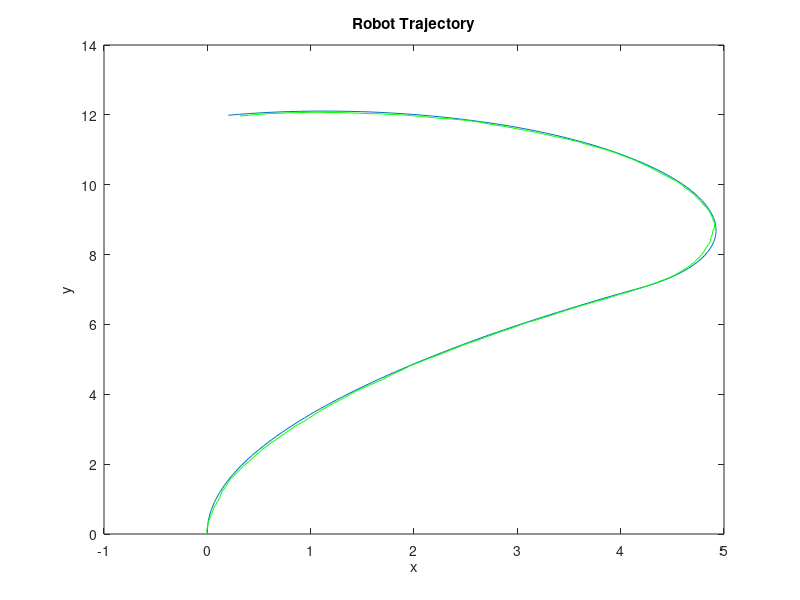
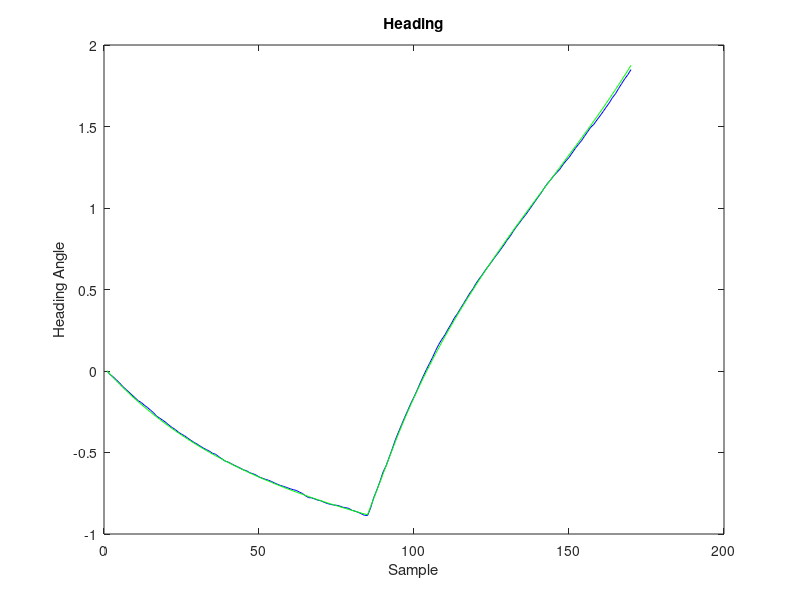

Source code (MATLAB) for these figures, in order: (Note: this script raises an error after producing the figures.)
% #########################################
% GMU 2013
% ECE Scholarly Paper
% Cesar Corzo
% Mobile Robot Filtering Solutions
% Predictive Filter Estimation
% #########################################

% Cleaning up environment
clear all force;
close all force;

% Robot Parameters
gain = 0.5;
L = 2;
v = 1; %m/s
T = 17;
delta = 0.1;
xdes = 10;
ydes = 10;

% Measurement Covariances
r = 0.004;
R = [r 0;0 r];

% Process Covariances
q = 0.0025;

% Static parameters
H = [1 0 0;0 1 0];

% Initial Conditions
w1 = 0.73;
% Randomly generate W
%A = randn(3);
%[U,ignore] = eig((A+A')/2); % (Don't really have to divide by 2)
%W = U*diag(abs(randn(3,1)))*U';
%W=w1*[0.3903 0.0012;0.0012 0.3903];
W=w1*[0.3903 0;0 0.3903];
%W = w1*W;
x(:,1) = zeros(3,1);
Pplus = R;
xest(:,1) = x(:,1);
y_sensor(:,1) = H*x(:,1) + sqrt(r)*randn(2,1);
yest(:,1) = H*xest(:,1) + sqrt(r)*randn(2,1);
xesterror(:,1) = xest(:,1) - x(:,1);
sensorerror(:,1) = y_sensor(:,1) - H*x(:,1);
Sides(1) = -atan2((ydes-x(2,1)),(xdes-x(1,1)));
angleerror(1) = Sides(1)-x(3,1);

% Predictive Filter
for k=2:T/delta
    % change trajectory
    if(xest(1,k-1) > 4)
        xdes = 0;
    end
    Sides(k-1) = -atan2((xdes-xest(1,k-1)),(ydes-xest(2,k-1)));
    % Calculate alpha
    angleerror(k-1) = Sides(k-1)-xest(3,k-1);
    if(angleerror(k-1) > 2*pi)
       angleerror(k-1) = angleerror(k-1) - 2*pi;
    elseif(angleerror(k-1) < -2*pi)
       angleerror(k-1) = angleerror(k-1) + 2*pi;
    end

    if(gain*abs(angleerror(k-1)) > pi/4)
       alpha(k-1)= (pi/4)*sign(angleerror(k-1));
    else
       alpha(k-1)= gain*(angleerror(k-1));
    end
    
    %G = delta*[0 0 -v/(L*(cos(alpha(k-1)))^2)]';
    G = delta*[1 0;0 1;0 0];
    %G = delta*[0 0 1]';
    
    % Dynamic Model
    f = [-v*sin(x(3,k-1)); v*cos(x(3,k-1)); (v/L)*tan(alpha(k-1)+ sqrt(q)*randn)];
    fest = [-v*sin(xest(3,k-1)); v*cos(xest(3,k-1)); (v/L)*tan(alpha(k-1))];
    %fest = [0; v*cos(xest(3,k-1)); (v/L)*tan(alpha(k-1))];
    
    % True State
    x(:,k) = x(:,k-1) + delta*f;
    Phi = [1 0 -delta*v*cos(xest(3,k-1));0 1 -delta*v*sin(xest(3,k-1));
            0 0 1-delta*v/(L*(cos(alpha(k-1)))^2)];

    % Measurement model
    y_sensor(:,k) = H*x(:,k) + [sqrt(r)*randn sqrt(r)*randn]';
    yest(:,k-1) = H*xest(:,k-1);
    
    % Calculating d(t)
    % pi = 1, then
    z = delta*H*fest;
    Lambda = delta*eye(2);
    S = H*G;
    part1 = -inv((Lambda*S)'*inv(R)*Lambda*S + W)*(Lambda*S)'*inv(R);
    part2 = z - y_sensor(:,k-1) + yest(:,k-1);
    %part1 = eye(2)-inv(W)*G'*H'*inv(H*G*inv(W)*G'*H' + R)*H*G;
    %part2 = inv(W)*G'*H'*inv(R)*(y_sensor(:,k-1) + H*Phi*xest(:,k-1));
    d(:,k-1) = delta*part1*part2;
    xest(:,k) = xest(:,k-1) + fest*delta + G*d(:,k-1);
    % errors
    xesterror(:,k) = xest(:,k) - x(:,k);
    sensorerror(:,k) = y_sensor(:,k) - H*x(:,k);
    rmserror(:,k) = rms((xest(:,k) - x(:,k)),3);
end

% Covariance constraint to help compute W
% ebar = [mean(y_sensor(1,1:149)-yest(1,:)) mean(y_sensor(2,1:149)-yest(2,:))]';
% e = y_sensor(:,1:149)-yest(:,:);
% sum = 0;
% for i=1:149
%     a = (e(:,i)- ebar)*(e(:,i)- ebar)';
%     sum = sum + a;
% end
% sum = sum/149;
% Plot robot Trajectory
figure(1)
plot(x(1,:),x(2,:));
hold on;
%plot(y_sensor(1,:),y_sensor(2,:), 'or');
%hold on;
plot(xest(1,:),xest(2,:), 'g');
title('Robot Trajectory');
xlabel('x')
ylabel('y')

figure(2)
plot(x(3,:), 'b');
hold on;
plot(xest(3,:), 'g');
%hold on;
%plot(y_sensor(3,:), 'or');
title('Heading');
xlabel('Sample')
ylabel('Heading Angle')
legend('\Psi (k)','\Psi_e_s_t(k)',1);

figure(3)
scatter(xesterror(1,:),xesterror(2,:));
hold on;
scatter(sensorerror(1,:),sensorerror(2,:), 'r');
title('Error Scatter Plot');
xlabel('x')
ylabel('y')
legend('\epsilon_e_s_t (k)','\epsilon_z (k)',1);

% figure(4)
% plot(d(1,:));

figure(5)
plot(rmserror(1,:))
title('RMS Error');
xlabel('k')
ylabel('RMS(x)')
